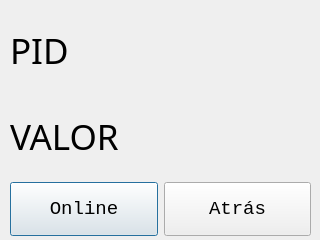
<?xml version="1.0" encoding="UTF-8"?>
<ui version="4.0">
 <class>Dialog</class>
 <widget class="QDialog" name="Dialog">
  <property name="geometry">
   <rect>
    <x>0</x>
    <y>0</y>
    <width>320</width>
    <height>240</height>
   </rect>
  </property>
  <property name="sizePolicy">
   <sizepolicy hsizetype="MinimumExpanding" vsizetype="MinimumExpanding">
    <horstretch>0</horstretch>
    <verstretch>0</verstretch>
   </sizepolicy>
  </property>
  <property name="minimumSize">
   <size>
    <width>320</width>
    <height>240</height>
   </size>
  </property>
  <property name="windowTitle">
   <string>Dialog</string>
  </property>
  <widget class="QWidget" name="layoutWidget">
   <property name="geometry">
    <rect>
     <x>10</x>
     <y>10</y>
     <width>301</width>
     <height>226</height>
    </rect>
   </property>
   <layout class="QGridLayout" name="gridLayout_2">
    <property name="sizeConstraint">
     <enum>QLayout::SetDefaultConstraint</enum>
    </property>
    <item row="1" column="0">
     <layout class="QHBoxLayout" name="horizontalLayout">
      <item>
       <widget class="QPushButton" name="pushButtonStart">
        <property name="sizePolicy">
         <sizepolicy hsizetype="MinimumExpanding" vsizetype="MinimumExpanding">
          <horstretch>0</horstretch>
          <verstretch>0</verstretch>
         </sizepolicy>
        </property>
        <property name="font">
         <font>
          <family>Consolas</family>
          <pointsize>14</pointsize>
          <weight>50</weight>
          <bold>false</bold>
         </font>
        </property>
        <property name="text">
         <string>Online</string>
        </property>
       </widget>
      </item>
      <item>
       <widget class="QPushButton" name="pushButtonBack">
        <property name="sizePolicy">
         <sizepolicy hsizetype="MinimumExpanding" vsizetype="MinimumExpanding">
          <horstretch>0</horstretch>
          <verstretch>0</verstretch>
         </sizepolicy>
        </property>
        <property name="font">
         <font>
          <family>Consolas</family>
          <pointsize>14</pointsize>
         </font>
        </property>
        <property name="text">
         <string>Atrás</string>
        </property>
       </widget>
      </item>
     </layout>
    </item>
    <item row="0" column="0">
     <layout class="QGridLayout" name="gridLayout">
      <property name="sizeConstraint">
       <enum>QLayout::SetMinimumSize</enum>
      </property>
      <item row="0" column="0" colspan="2">
       <widget class="QLabel" name="labelPid">
        <property name="sizePolicy">
         <sizepolicy hsizetype="MinimumExpanding" vsizetype="MinimumExpanding">
          <horstretch>0</horstretch>
          <verstretch>0</verstretch>
         </sizepolicy>
        </property>
        <property name="minimumSize">
         <size>
          <width>80</width>
          <height>80</height>
         </size>
        </property>
        <property name="font">
         <font>
          <family>Piboto</family>
          <pointsize>26</pointsize>
         </font>
        </property>
        <property name="text">
         <string>PID</string>
        </property>
       </widget>
      </item>
      <item row="1" column="0">
       <widget class="QLabel" name="labelValue">
        <property name="sizePolicy">
         <sizepolicy hsizetype="MinimumExpanding" vsizetype="MinimumExpanding">
          <horstretch>0</horstretch>
          <verstretch>0</verstretch>
         </sizepolicy>
        </property>
        <property name="minimumSize">
         <size>
          <width>80</width>
          <height>80</height>
         </size>
        </property>
        <property name="font">
         <font>
          <family>Piboto</family>
          <pointsize>26</pointsize>
         </font>
        </property>
        <property name="text">
         <string>VALOR</string>
        </property>
       </widget>
      </item>
     </layout>
    </item>
   </layout>
  </widget>
 </widget>
 <resources/>
 <connections/>
</ui>
